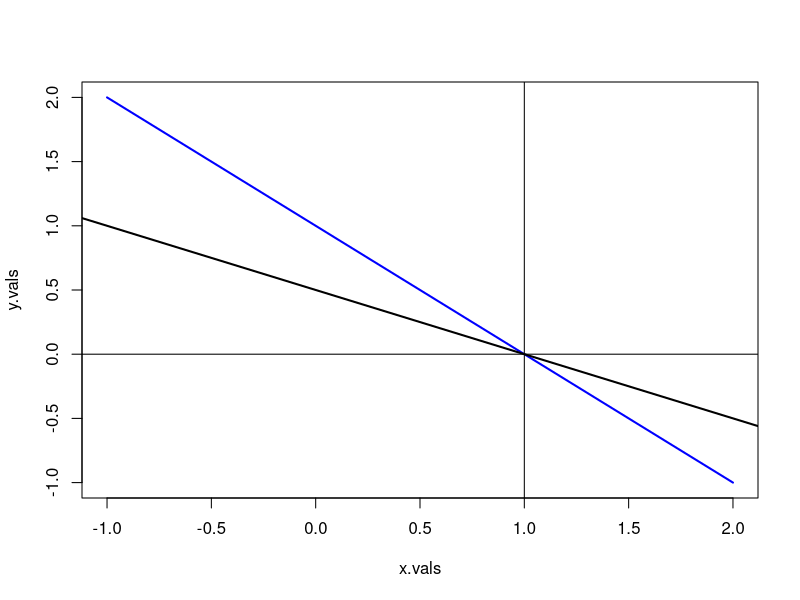
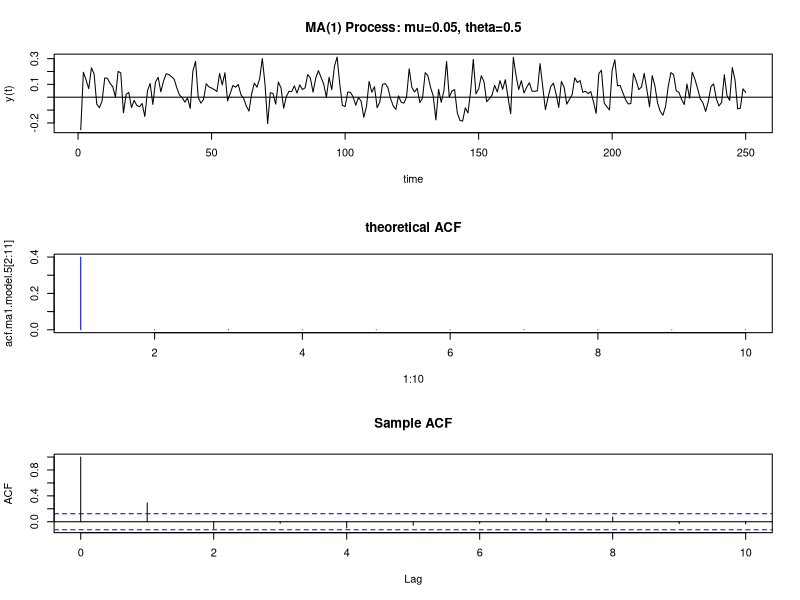
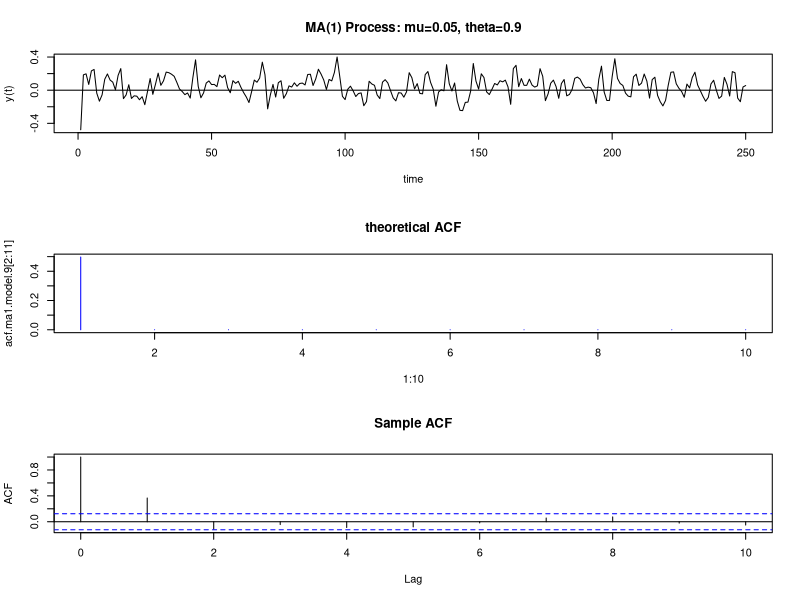
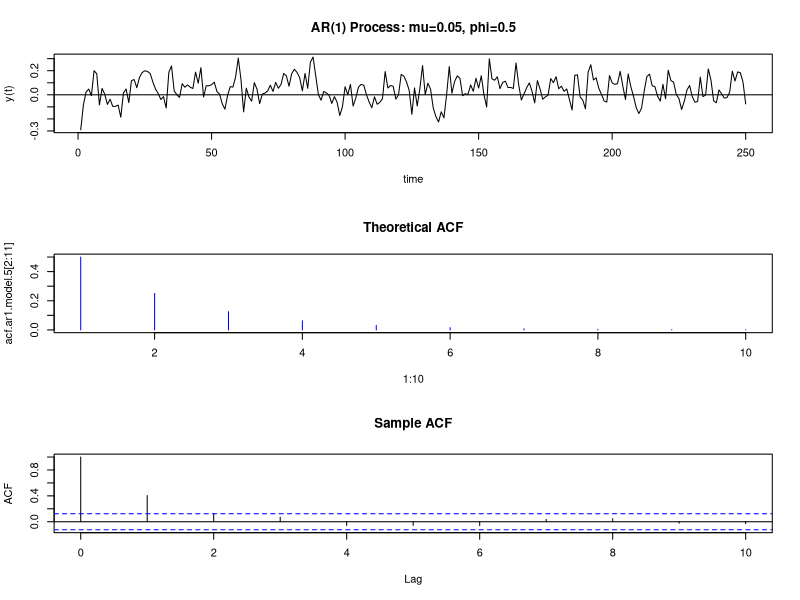
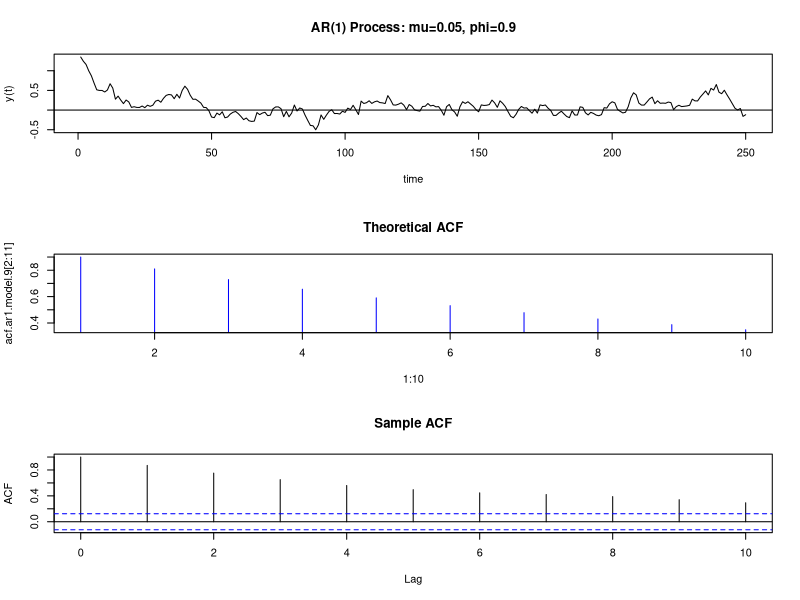

Write R code to recreate these figures, in order.
# lab4.R			script file for lab4 calculations
#
# author: Eric Zivot
# created: September 17, 2008
# revised: July 6, 2012
#


#
# Matrix algebra 
#

# part a)
matA = matrix(c(1,4,7,2,4,8,6,1,3), 3, 3, byrow=T)
matA
matB = matrix(c(4,4,0,5,9,1,2,2,5), 3, 3, byrow=T)
matB
vecx = matrix(c(1,2,3), 3, 1)
vecx
vecy = matrix(c(5,2,7), 3, 1)
vecy

# part b)
t(matA)
t(matB)
t(vecx)
t(vecy)

# part c)

matA + matB
matA - matB
2*matA
matA%*%vecx
t(vecy)%*%matA%*%vecx

# d) x + y = 1, 2x + 4y = 2
# 1st line: y = 1 - x; 2nd line: y = 0.5 - 0.5 x
x.vals = seq(-1, 2, length = 20)
y.vals = 1 - x.vals
plot(x.vals, y.vals, type="l", col="blue", lwd=2)
abline(a=0.5,b=-0.5, lwd=2)
abline(v=1)
abline(h=0)

matA = matrix(c(1,1,2,4), 2, 2, byrow=T)
vecb = matrix(c(1,2), 2, 1)
matA
vecb
matA.inv = solve(matA)
matA.inv
z = matA.inv%*%vecb
z

# e) portfolio problem

vecmu = matrix(c(0.01,0.04,0.02), 3, 1)
matSigma = matrix(c(0.1,0.3,0.1,0.3,0.15,-0.2,0.10,-0.20, 0.08), 3, 3, byrow=T)
vecx = matrix(c(1/3,1/3,1/3), 3, 1)
vecmu
matSigma
vecx

crossprod(vecmu, vecx)
t(vecmu)%*%vecx
crossprod(vecx, matSigma%*%vecx)
t(vecx)%*%matSigma%*%vecx


#
# VI simulate time series data
#

# simulate MA(1) process with theta > 0
ma1.model.5 = list(ma=0.5)
mu = 0.05
set.seed(123)
ma1.sim.5 = mu + arima.sim(model=ma1.model.5, n=250,
                         innov=rnorm(n=250, mean=0, sd=0.1))
acf.ma1.model.5 = ARMAacf(ma=0.5, lag.max=10)

par(mfrow=c(3,1))
	ts.plot(ma1.sim.5, main="MA(1) Process: mu=0.05, theta=0.5",
	       xlab="time",ylab="y(t)")
	abline(h=0)
	plot(1:10, acf.ma1.model.5[2:11], type="h", col="blue", main="theoretical ACF")
	tmp=acf(ma1.sim.5, lag.max=10, main="Sample ACF")
par(mfrow=c(1,1))

# do the same for the the MA model with theta = 0.9
ma1.model.9 = list(ma=0.9)
mu = 0.05
set.seed(123)
ma1.sim.9 = mu + arima.sim(model=ma1.model.9, n=250,
                           innov=rnorm(n=250, mean=0, sd=0.1))
acf.ma1.model.9 = ARMAacf(ma=0.9, lag.max=10)

par(mfrow=c(3,1))
ts.plot(ma1.sim.9, main="MA(1) Process: mu=0.05, theta=0.9",
        xlab="time",ylab="y(t)")
abline(h=0)
plot(1:10, acf.ma1.model.9[2:11], type="h", col="blue", main="theoretical ACF")
tmp=acf(ma1.sim.9, lag.max=10, main="Sample ACF")
par(mfrow=c(1,1))

# simulate AR(1) process with phi > 0
ar1.model.5 = list(ar=0.5)
mu = 0.05
set.seed(123)
ar1.sim.5 = mu + arima.sim(model=ar1.model.5, n = 250,
                         innov=rnorm(n=250, mean=0, sd=0.1))
acf.ar1.model.5 = ARMAacf(ar=0.5, lag.max=10)

par(mfrow=c(3,1))
	ts.plot(ar1.sim.5,main="AR(1) Process: mu=0.05, phi=0.5",
	       xlab="time",ylab="y(t)")
	abline(h=0)
	plot(1:10, acf.ar1.model.5[2:11], type="h", col="blue", main="Theoretical ACF")
	tmp=acf(ar1.sim.5, lag.max=10, main="Sample ACF")
par(mfrow=c(1,1))

# do the same for the model with phi = 0.9
ar1.model.9 = list(ar=0.9)
mu = 0.05
set.seed(123)
ar1.sim.9 = mu + arima.sim(model=ar1.model.9, n = 250,
                           innov=rnorm(n=250, mean=0, sd=0.1))
acf.ar1.model.9 = ARMAacf(ar=0.9, lag.max=10)

par(mfrow=c(3,1))
ts.plot(ar1.sim.9,main="AR(1) Process: mu=0.05, phi=0.9",
        xlab="time",ylab="y(t)")
abline(h=0)
plot(1:10, acf.ar1.model.9[2:11], type="h", col="blue", main="Theoretical ACF")
tmp=acf(ar1.sim.9, lag.max=10, main="Sample ACF")
par(mfrow=c(1,1))
